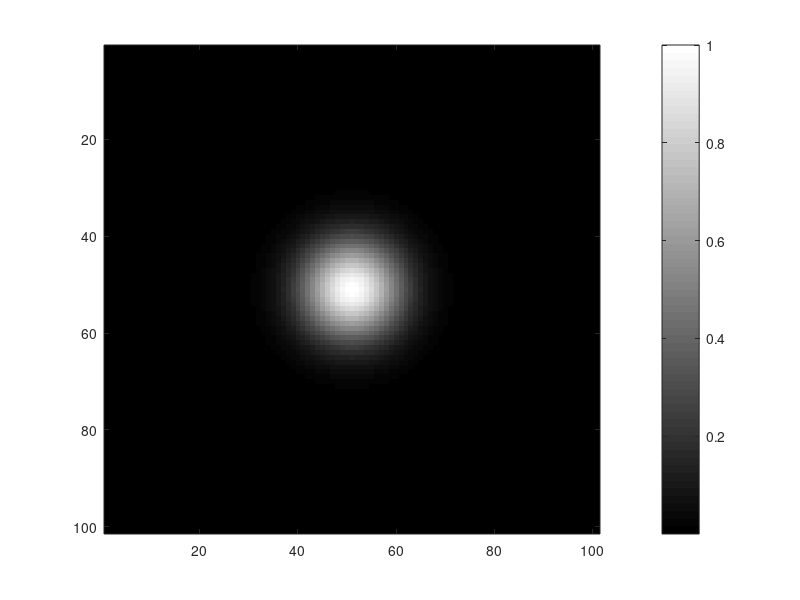

Recreate this plot in MATLAB.
clc;
x = -5:0.1:5;
y = x;
l = length(x);
g = zeros(l);
for i  = 1:l
  for j = 1:l
    g(i,j) = exp(-(x(i)^2 + y(j)^2)/1);
  end
end
figure();
imagesc(g);
colormap gray;
colorbar;

